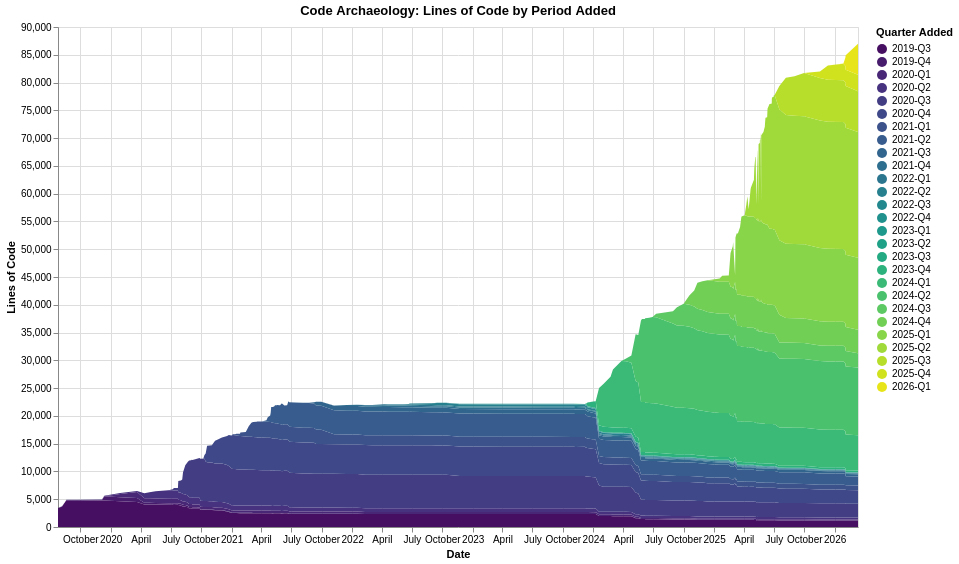

The Vega-Lite source for this figure:
### Vega-Lite specification from a JSON file in a GitHub repository (floating-point values rounded to 4 significant figures; data arrays with more than 128 entries replaced by an {"elided": "..."} marker saying what was removed)
{"$schema": "https://vega.github.io/schema/vega-lite/v6.1.0.json", "config": {"view": {"continuousHeight": 300, "continuousWidth": 300}}, "data": {"name": "data-349d646c9c93cbf4e280cc59ad1e277b"}, "datasets": {"data-349d646c9c93cbf4e280cc59ad1e277b": {"elided": "2911 records"}}, "encoding": {"color": {"field": "period", "scale": {"scheme": "viridis"}, "title": "Quarter Added", "type": "ordinal"}, "order": {"field": "period", "sort": "ascending", "type": "ordinal"}, "tooltip": [{"field": "commit_date", "type": "temporal"}, {"field": "period", "type": "ordinal"}, {"field": "line_count", "type": "quantitative"}], "x": {"field": "commit_date", "title": "Date", "type": "temporal"}, "y": {"field": "line_count", "title": "Lines of Code", "type": "quantitative"}}, "height": 500, "mark": {"type": "area"}, "title": "Code Archaeology: Lines of Code by Period Added", "width": 800}
